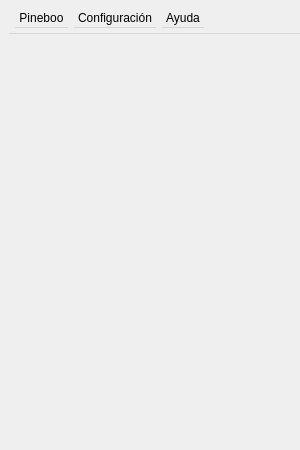
<?xml version="1.0" encoding="UTF-8"?>
<ui version="4.0">
 <class>Form</class>
 <widget class="QWidget" name="Form">
  <property name="geometry">
   <rect>
    <x>0</x>
    <y>0</y>
    <width>300</width>
    <height>450</height>
   </rect>
  </property>
  <property name="maximumSize">
   <size>
    <width>300</width>
    <height>450</height>
   </size>
  </property>
  <property name="windowTitle">
   <string>MainWindow</string>
  </property>
  <widget class="QMenuBar" name="menubar">
   <property name="geometry">
    <rect>
     <x>9</x>
     <y>9</y>
     <width>413</width>
     <height>25</height>
    </rect>
   </property>
   <property name="sizePolicy">
    <sizepolicy hsizetype="Fixed" vsizetype="Fixed">
     <horstretch>0</horstretch>
     <verstretch>0</verstretch>
    </sizepolicy>
   </property>
   <property name="defaultUp">
    <bool>false</bool>
   </property>
   <property name="nativeMenuBar">
    <bool>false</bool>
   </property>
   <widget class="QMenu" name="menuPineboo">
    <property name="title">
     <string>Pineboo</string>
    </property>
    <addaction name="separator"/>
    <addaction name="actionSalir"/>
   </widget>
   <widget class="QMenu" name="configMenu">
    <property name="title">
     <string>Configuración</string>
    </property>
    <addaction name="actionTipografia"/>
   </widget>
   <widget class="QMenu" name="menuAyuda">
    <property name="title">
     <string>Ayuda</string>
    </property>
    <addaction name="actionAcercaPineboo"/>
    <addaction name="actionAcercaQt"/>
   </widget>
   <addaction name="menuPineboo"/>
   <addaction name="configMenu"/>
   <addaction name="menuAyuda"/>
  </widget>
  <widget class="QStatusBar" name="statusbar">
   <property name="geometry">
    <rect>
     <x>9</x>
     <y>569</y>
     <width>20</width>
     <height>22</height>
    </rect>
   </property>
   <property name="sizePolicy">
    <sizepolicy hsizetype="Preferred" vsizetype="Fixed">
     <horstretch>0</horstretch>
     <verstretch>0</verstretch>
    </sizepolicy>
   </property>
  </widget>
  <action name="actionSalir">
   <property name="checkable">
    <bool>true</bool>
   </property>
   <property name="icon">
    <iconset theme="exit">
     <normaloff>.</normaloff>.</iconset>
   </property>
   <property name="text">
    <string>Salir</string>
   </property>
  </action>
  <action name="actionEstilo">
   <property name="text">
    <string>Estilo</string>
   </property>
   <property name="menuRole">
    <enum>QAction::PreferencesRole</enum>
   </property>
  </action>
  <action name="actionTipografia">
   <property name="text">
    <string>Tipografía</string>
   </property>
   <property name="menuRole">
    <enum>QAction::PreferencesRole</enum>
   </property>
  </action>
  <action name="actionAcercaPineboo">
   <property name="text">
    <string>Acerca  de Pineboo</string>
   </property>
  </action>
  <action name="actionAcercaQt">
   <property name="text">
    <string>Acerca de Qt</string>
   </property>
   <property name="menuRole">
    <enum>QAction::AboutQtRole</enum>
   </property>
  </action>
  <action name="actionVistas">
   <property name="text">
    <string>Vistas</string>
   </property>
  </action>
  <action name="actionFavoritos">
   <property name="checkable">
    <bool>true</bool>
   </property>
   <property name="text">
    <string>Favoritos</string>
   </property>
  </action>
  <action name="actionModulos">
   <property name="checkable">
    <bool>true</bool>
   </property>
   <property name="text">
    <string>Modulos</string>
   </property>
  </action>
  <action name="actionAlinear">
   <property name="text">
    <string>Alinear</string>
   </property>
  </action>
 </widget>
 <resources/>
 <connections>
  <connection>
   <sender>actionSalir</sender>
   <signal>toggled(bool)</signal>
   <receiver>Form</receiver>
   <slot>close()</slot>
   <hints>
    <hint type="sourcelabel">
     <x>-1</x>
     <y>-1</y>
    </hint>
    <hint type="destinationlabel">
     <x>399</x>
     <y>299</y>
    </hint>
   </hints>
  </connection>
 </connections>
</ui>
